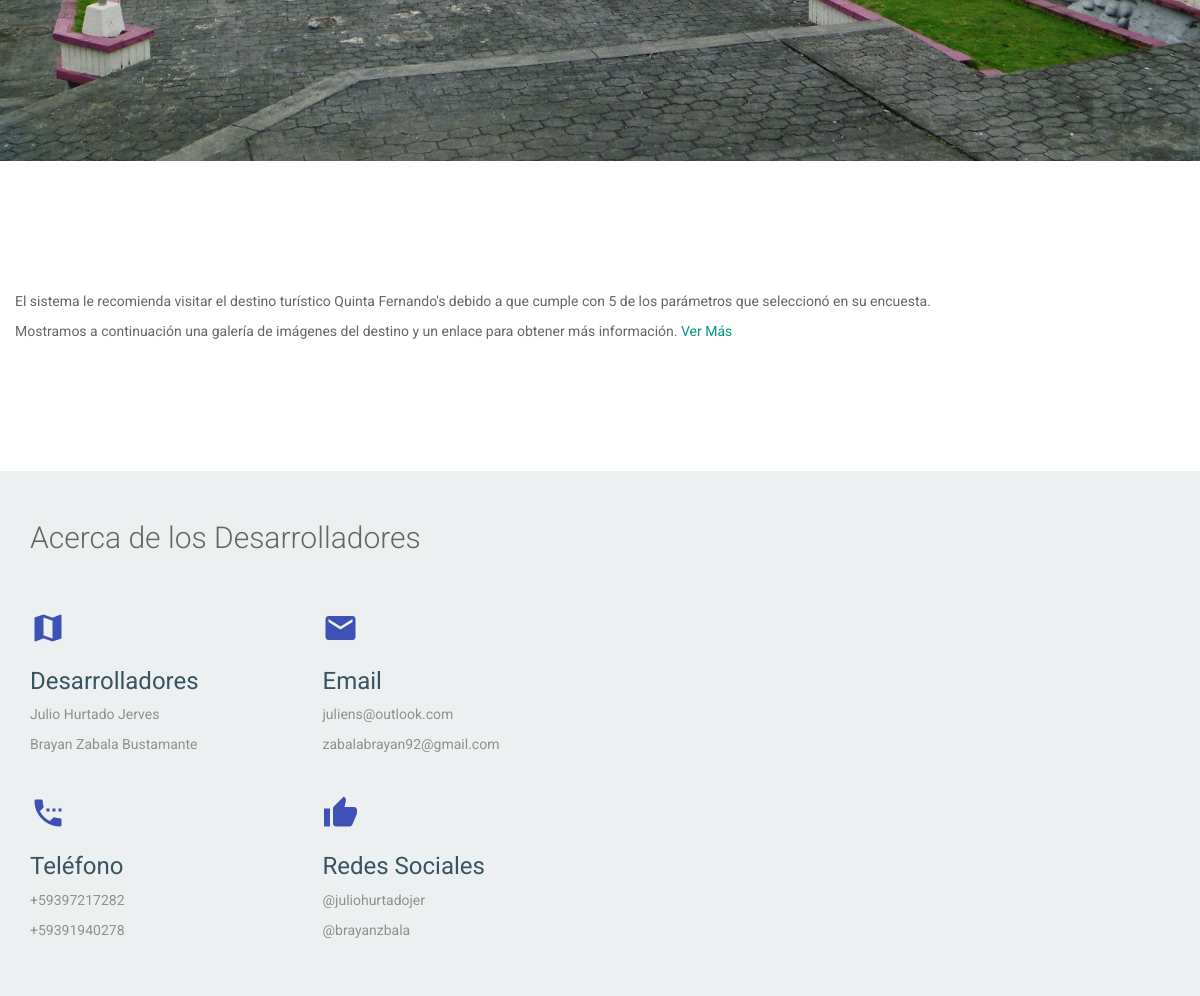
Page /encuesta/18/ (middle part) on the earlier database version.
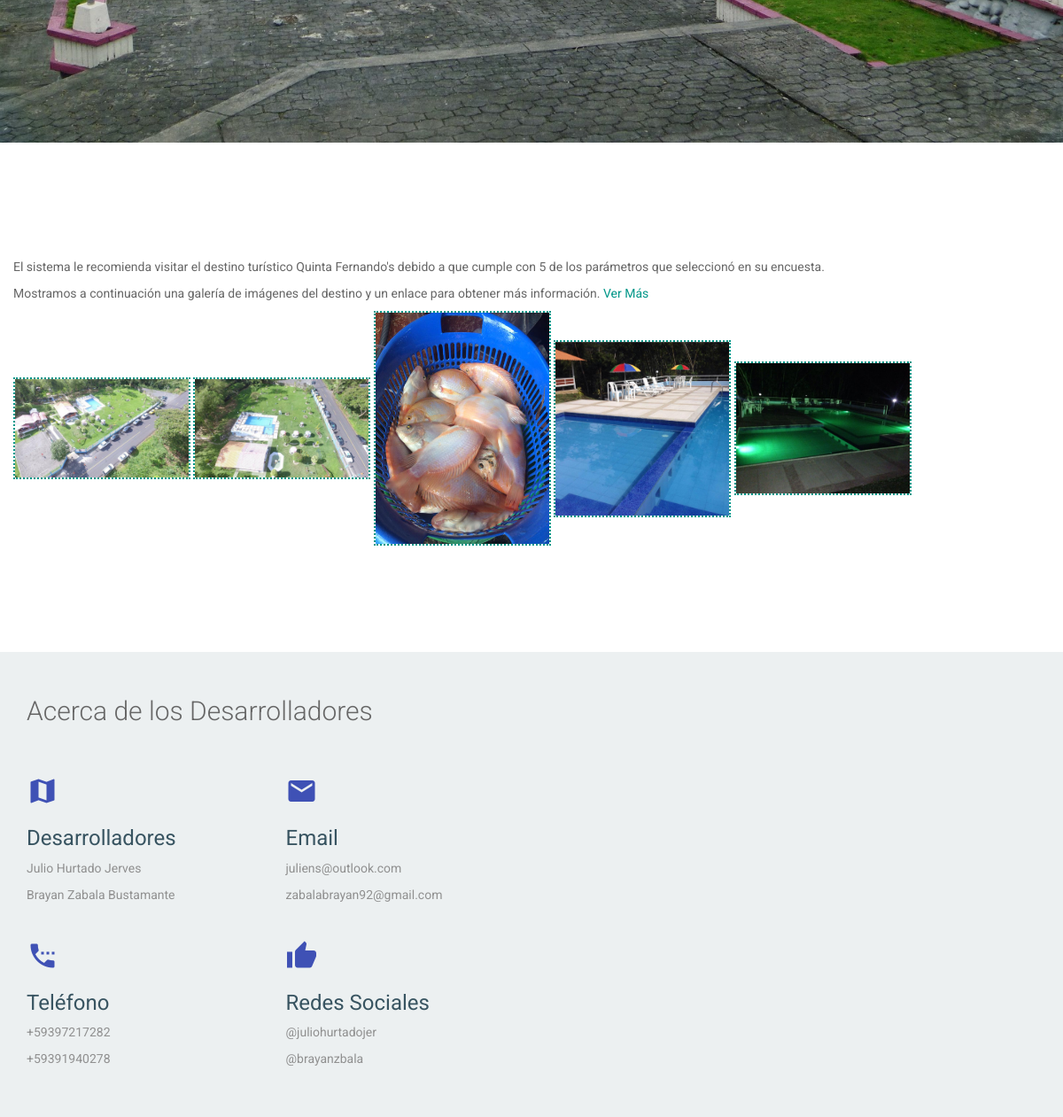
Same page on the later database version.
### centro/models.py (models this page shows)
class Picture(models.Model):
    picture = models.ImageField()
    center = models.ForeignKey(Center)

### centro/views.py (the view)
# urls.py: url(r'^encuesta/(?P<pk>[-\d ]+)/$', PollResult.as_view(), name='encuesta_resultado'),
class PollResult(DetailView):
    model = Poll
    template_name="poll_result.html"
    context_object_name = 'poll'
    def get_context_data(self, **kwargs):
        context = super(PollResult, self).get_context_data(**kwargs)
        context['request'] = self.request
        if self.request.user.is_authenticated():
            user = Usuario.objects.filter(user=self.request.user)
            center = Center.objects.filter(user=user)
            if center.exists():
                context['verification'] = False
                context['center_view'] = Center.objects.get(user=user)
            else:
                context['verification'] = True
        else:
            context['verification'] = True
        context['existe'] = True
        context['pictures'] = Picture.objects.filter(center__slug=self.get_object().center.slug)
        return context

### centro/templates/poll_result.html (shortened to what this page needs)
{% extends 'base.html' %}
{% block content %}
<div class="mui-container-fluid">
        <P>El sistema le recomienda visitar el destino turístico {{ poll.center.name }} debido a que cumple con {{ poll.value }} de los parámetros que seleccionó en su encuesta. </P>
    <p>Mostramos a continuación una galería de imágenes del destino y un enlace para obtener más información. <a href="/destino/ver/{{ poll.center.slug }}">Ver Más</a></p>
    <div id="links">
    {% for picture in pictures %}
            <a href="{% url 'ver_imagen' picture.picture %}">
                <img src="{% url 'ver_imagen' picture.picture %}" style="max-width: 200px; border-style:dotted;border-width:2px;">
            </a>
      {% endfor %}
</div>
</div>
{% endblock %}

Differences in the rows shown:
added Picture: picture (picture)
added Picture: picture (picture)
added Picture: picture (picture)
added Picture: picture (picture)
added Picture: picture (picture)
